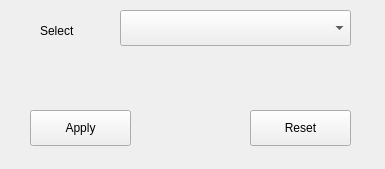
<?xml version="1.0" encoding="UTF-8"?>
<ui version="4.0">
 <class>MainWindow</class>
 <widget class="QMainWindow" name="MainWindow">
  <property name="geometry">
   <rect>
    <x>0</x>
    <y>0</y>
    <width>385</width>
    <height>169</height>
   </rect>
  </property>
  <property name="windowTitle">
   <string>MainWindow</string>
  </property>
  <widget class="QWidget" name="centralwidget">
   <widget class="QPushButton" name="pushButton">
    <property name="geometry">
     <rect>
      <x>30</x>
      <y>110</y>
      <width>101</width>
      <height>36</height>
     </rect>
    </property>
    <property name="text">
     <string>Apply</string>
    </property>
   </widget>
   <widget class="QPushButton" name="pushButton_2">
    <property name="geometry">
     <rect>
      <x>250</x>
      <y>110</y>
      <width>101</width>
      <height>36</height>
     </rect>
    </property>
    <property name="text">
     <string>Reset</string>
    </property>
   </widget>
   <widget class="QComboBox" name="comboBox">
    <property name="geometry">
     <rect>
      <x>120</x>
      <y>10</y>
      <width>231</width>
      <height>36</height>
     </rect>
    </property>
   </widget>
   <widget class="QLabel" name="label">
    <property name="geometry">
     <rect>
      <x>40</x>
      <y>20</y>
      <width>81</width>
      <height>21</height>
     </rect>
    </property>
    <property name="text">
     <string>Select</string>
    </property>
   </widget>
  </widget>
 </widget>
 <resources/>
 <connections/>
</ui>
